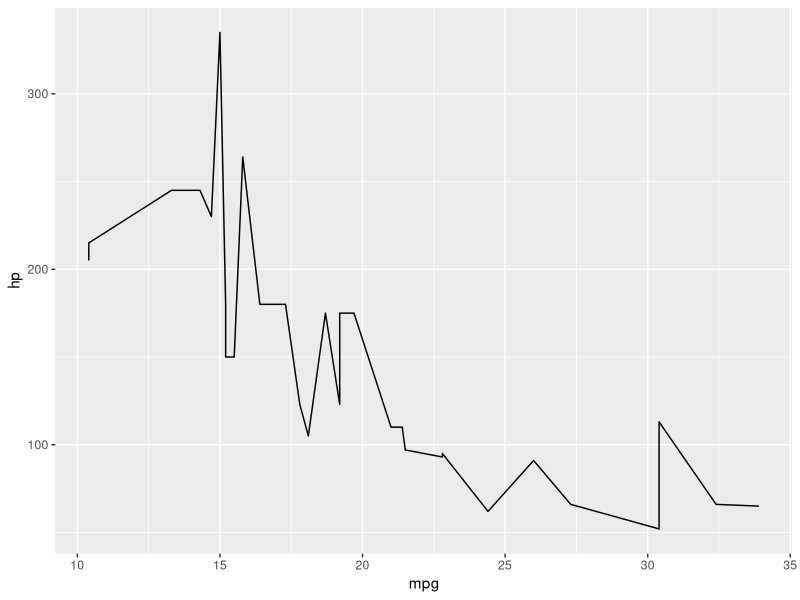

Source code (R):
## ---- chunk 1
1 + 5.3

# or alternatively: `+`(1, 5.3)
## ---- chunk 2
sqrt(1) + log(5.3)
## ---- chunk 3
h <- function(number, f){
  f(number)
}
## ---- chunk 4
h(4, sqrt)

h(10, log10)
## ---- chunk 5
h <- function(number, f, ...){
  f(number, ...)
}
## ---- chunk 6
h(c(1, 2, NA, 3), mean, na.rm = TRUE)

h(c(1, 2, NA, 3), mean, na.rm = FALSE)
## ---- chunk 7
w <- function(...){
paste0("First argument: ", ..1, ", second argument: ", ..2, ", last argument: ", ..3)
}

w(1, 2, 3)
## ---- chunk 8
sqrt(-5)
## ---- chunk 9
z <- function(f){
  function(...){
  tryCatch({
    f(...)
  },
  warning = function(warning)stop("Can't do that chief"))
}

}
## ---- chunk 10
z_sqrt <- z(sqrt)
## ---- chunk 11
z_sqrt(4)
## ---- chunk 12
g <- function(x, y = NULL){
  if(is.null(y)){
    print("optional argument y is NULL")
    x
  } else {
    if(y == 5) print("y is present"); x+y
  }
}
## ---- chunk 13
g <- function(x, y){
  if(missing(y)){
    print("optional argument y is missing")
    x
  } else {
    if(y == 5) print("y is present"); x+y
  }
}
## ---- chunk 14
nchar("10000000")
## ---- chunk 15
nchar(10000000)
## ---- chunk 16
10000000
## ---- chunk 17
nchar2 <- function(x, result = 0){

  if(!isTRUE(is.character(x))){
    stop(paste0("x should be of type 'character', but is of type '",
                typeof(x), "' instead."))
  } else if(x == ""){
    result
  } else {
    result <- result + 1
    split_x <- strsplit(x, split = "")[[1]]
    nchar2(paste0(split_x[-1],
                     collapse = ""), result)
  }
}
## ---- chunk 18
nchar(10000000)
## ---- chunk 19
fact_iter <- function(n){
  result = 1
  for(i in 1:n){
    result = result * i
    i = i + 1
  }
  result
}

fact_recur <- function(n){
  if(n == 0 || n == 1){
  result = 1
  } else {
    n * fact_recur(n-1)
  }
}
## ---- chunk 20
data(mtcars)

typeof(mtcars)
## ---- chunk 21
my_model <- lm(hp ~ mpg, data = mtcars)

typeof(my_model)
## ---- chunk 22
library(ggplot2)

my_plot <- ggplot(data = mtcars) +
  geom_line(aes(y = hp, x = mpg))

typeof(my_plot)
